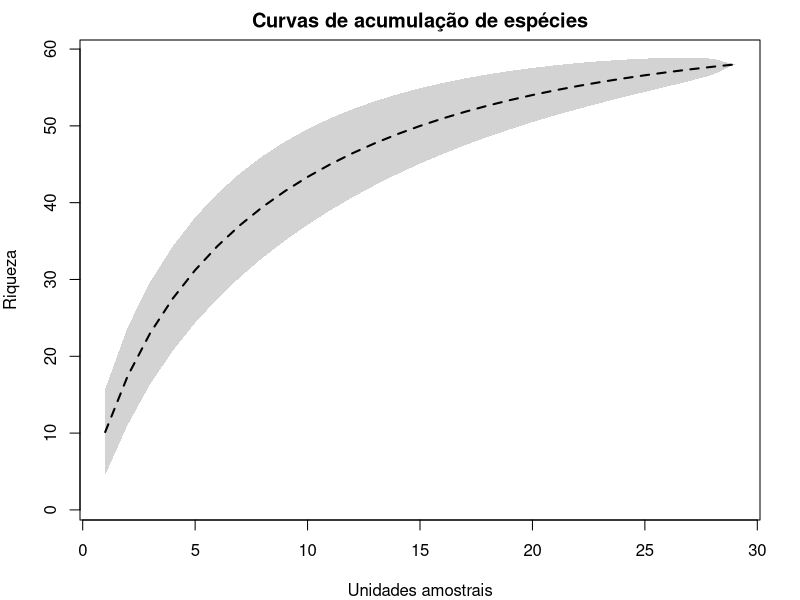
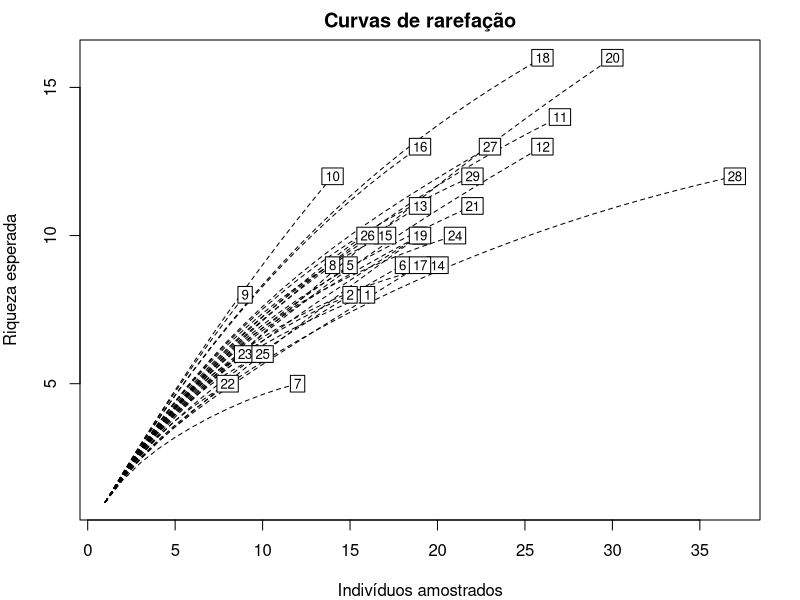

Here is the R script that generated these plots, in order:
## ---- chunk 1
# Importar dados
dados <- readxl::read_excel("dados_fitossociologia.xlsx")
# Visualizar dados
dados
# Carrega pacote necessário para as análises
library(vegan)
# Gera matriz de frequência das espécies
matriz_freq <- xtabs(~Parcela+Espécie, dados)
# Visualizar as 6 primeiras linhas (parcelas) da matriz de frequência gerada
head(matriz_freq)
# Curva acumulação de espécies
par(mfrow=c(1,1),mar=c(4,4,2,2))
curva_acum <- specaccum(matriz_freq)
plot(curva_acum, 
     ci.type="polygon",
     ci.col="lightgray",
     ci.lty = 0,
     lwd=2,
     lty=2,
     xlab="Unidades amostrais",
     ylab="Riqueza",
     main="Curvas de acumulação de espécies")
## ---- chunk 2
# Curva de rarefação
rarecurve(matriz_freq,
          xlab = "Indivíduos amostrados",
          ylab="Riqueza esperada",
          main="Curvas de rarefação",
          lty = 2)
